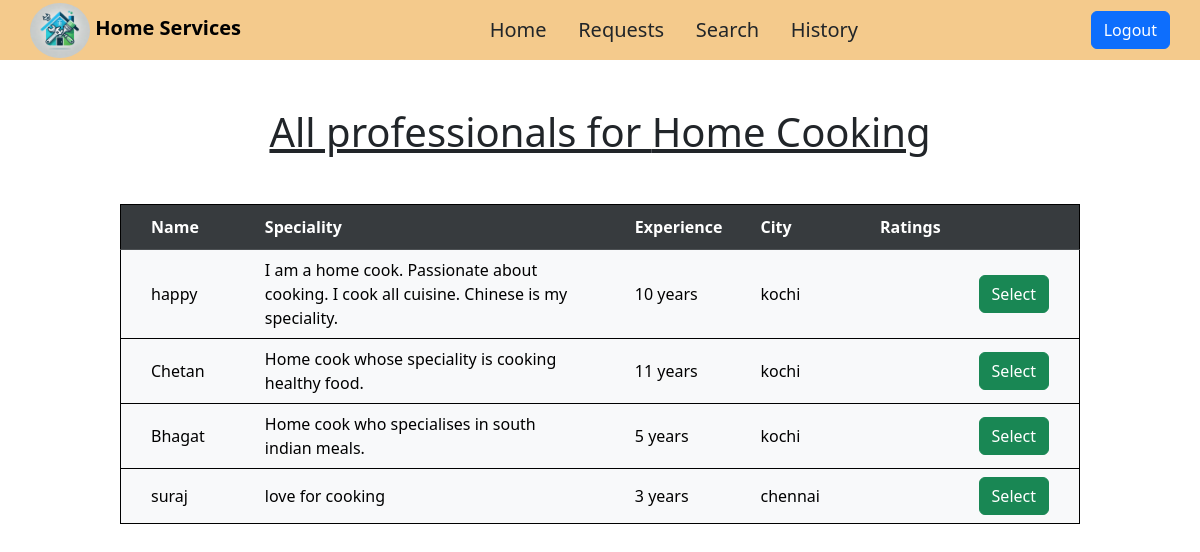
Screenshot of /customer/1/service/4 with the database file from the repository.
### models.py (models this page shows, shortened)
class Service(db.Model):
    service_id = db.Column(db.Integer, primary_key=True)
    name = db.Column(db.String(100), nullable=False,unique=True)
    description = db.Column(db.Text, nullable=True)
    base_price = db.Column(db.Float, nullable=False)
    time_required = db.Column(db.String(50), nullable=True)
    service_requests = db.relationship('ServiceRequest', backref='service',lazy=True)
    professionals = db.relationship('Professional', backref='service', lazy=True)

class Professional(db.Model):
    prof_id = db.Column(db.Integer, primary_key=True)
    username = db.Column(db.String(50),  nullable=False)
    passhash = db.Column(db.String(512), nullable=False)
    email = db.Column(db.String(120), nullable=False, unique=True)
    service_type = db.Column(db.String(100), db.ForeignKey('service.name'), nullable=False)
    block=db.Column(db.Boolean, default=False)
    experience = db.Column(db.Integer, nullable=True)
    bio = db.Column(db.Text, nullable=True)
    verified = db.Column(db.Boolean, default=None,nullable=True)  # Approved by admin
    city=db.Column(db.String, nullable=False)
    verification_document = db.Column(db.String(255), nullable=True)
    @property
    def password(self):
        raise AttributeError("Password is not a readable property.")
    service_requests = db.relationship('ServiceRequest', backref='professional',lazy=True)

### routes.py (the view)
@auth_required
@app.route("/customer/<int:customer_id>/service/<int:service_id>")
def customer_service_profs(customer_id,service_id):
    customer=Customer.query.get(customer_id)
    service=Service.query.get(service_id)
    professionals = Professional.query.filter(Professional.verified == True,
                    Professional.service_type == service.name).all()
    return render_template("customer_service.html",service=service,customer=customer,professionals=professionals)

### templates/customer_service.html (shortened to what this page needs)
{% extends 'customer_layout.html' %}
{% block content %}
{% if professionals %}
    <h1 class="text-center mt-5 text-decoration-underline">All professionals for  {{service.name}}</h1>
    <table class="table align-middle table-striped-column table-hover table-light mt-5" >
     <thead class="table-dark">
        <tr  class="table-active">
            <th>Name</th>
            <th>Speciality</th>
            <th>Experience</th>
            <th>City</th>
            <th>Ratings</th>
            <th>  </th>
        </tr>
     </thead>
       <tbody>
        {% for professional in professionals %}
        <tr>
            <td>{{ professional.username }}</td>
            <td>{{ professional.bio }}</td>
            <td>{{ professional.experience }} years</td>
            <td>{{ professional.city }}</td>
            <td>{{ professional.ratings }}</td>
            <td>
                <form method="GET" action="{{ url_for('service_requests', professional_id=professional.prof_id,customer_id=customer.customer_id,service_id=service.service_id) }}" style="display:inline;">
                    <button type="submit" class="btn btn-success">Select</button>
                </form>
            </td>
        </tr>
        {% endfor %}
     </tbody>
    </table>
{% else %}
<h1 class="text-center mt-5">No professionals for this service.</h1>
{% endif %}
{% endblock %}

### rows the page displays
Service: name "Home Cooking"
Professional: username "happy", bio "I am a home cook. Passionate about cooking. I cook all cuisine. Chinese is my speciality.", experience "10", city "kochi"
Professional: username "Chetan", bio "Home cook whose speciality is cooking healthy food.", experience "11", city "kochi"
Professional: username "Bhagat", bio "Home cook who specialises in south indian meals.", experience "5", city "kochi"
Professional: username "suraj", bio "love for cooking", experience "3", city "chennai"
